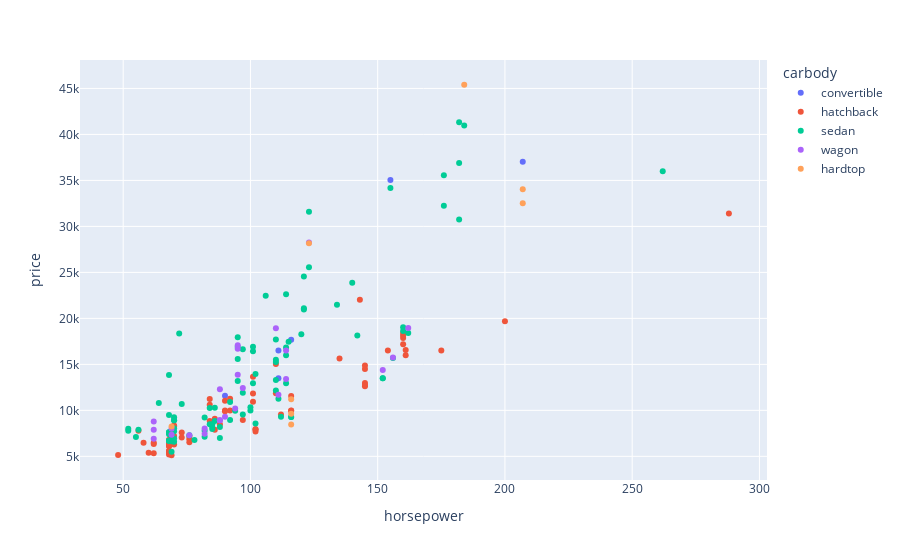

Notebook code cell kept with this figure:
### Markdown cell above
##### cars having four doors are longer than cars having two doors but cars of two doors are costly than cars of four doors.

### Code cell
px.scatter(data_frame = df, x = 'horsepower', y = 'price', color = 'carbody')

### Figure 1 — Plotly figure (JSON) as saved in the notebook; plotly's stock layout.template omitted (floating-point values rounded to 4 significant figures)
{"data": [{"hovertemplate": "carbody=convertible<br>horsepower=%{x}<br>price=%{y}<extra></extra>", "legendgroup": "convertible", "marker": {"color": "#636efa", "symbol": "circle"}, "mode": "markers", "name": "convertible", "orientation": "v", "showlegend": true, "type": "scatter", "x": [111, 111, 155, 207, 116, 90], "xaxis": "x", "y": [13495, 16500, 35056, 37028, 17669, 11595], "yaxis": "y"}, {"hovertemplate": "carbody=hatchback<br>horsepower=%{x}<br>price=%{y}<extra></extra>", "legendgroup": "hatchback", "marker": {"color": "#EF553B", "symbol": "circle"}, "mode": "markers", "name": "hatchback", "orientation": "v", "showlegend": true, "type": "scatter", "x": [154, 160, 48, 70, 68, 68, 102, 68, 145, 58, 76, 60, 76, 76, 86, 86, 90, 68, 68, 68, 101, 101, 101, 135, 84, 84, 84, 175, 68, 68, 68, 102, 116, 88, 145, 145, 145, 69, 97, 160, 200, 160, 68, 102, 68, 145, 143, 288, 90, 110, 110, 160, 69, 73, 73, 62, 62, 62, 70, 56, 70, 70, 112, 116, 116, 92, 92, 161, 161, 90], "xaxis": "x", "y": [16500, 17860.0, 5151, 6295, 5572, 6377, 7957, 6229, 12964, 6479, 6855, 5399, 6529, 7129, 7895, 9095, 11048, 5195, 6095, 6795, 10945, 11845, 13645, 15645, 8845, 10595, 11245, 16503, 5389, 6189, 6669, 7689, 9959, 8499, 12629, 14869, 14489, 7799, 8949, 17199, 19699, 18399, 5572, 7957, 6229, 12764, 22018, 31400.0, 9895, 11850, 15040, 18150, 5118, 7053, 7603, 5348, 6338, 6488, 7198, 7788, 8358, 8238, 9538, 9989, 11549, 9988, 11248, 16558, 15998, 9980], "yaxis": "y"}, {"hovertemplate": "carbody=sedan<br>horsepower=%{x}<br>price=%{y}<extra></extra>", "legendgroup": "sedan", "marker": {"color": "#00cc96", "symbol": "circle"}, "mode": "markers", "name": "sedan", "orientation": "v", "showlegend": true, "type": "scatter", "x": [102, 115, 110, 110, 140, 101, 101, 121, 121, 121, 182, 182, 182, 70, 68, 68, 102, 76, 86, 86, 101, 100, 78, 70, 70, 176, 176, 262, 68, 68, 84, 84, 64, 120, 72, 123, 123, 155, 184, 88, 88, 116, 116, 69, 55, 69, 69, 69, 69, 97, 152, 152, 97, 95, 95, 95, 97, 95, 142, 68, 68, 110, 110, 160, 82, 82, 94, 82, 111, 70, 56, 70, 70, 70, 112, 92, 73, 92, 156, 52, 85, 52, 85, 85, 68, 100, 110, 68, 114, 114, 162, 114, 160, 134, 106, 114], "xaxis": "x", "y": [13950, 17450, 15250, 17710, 23875, 16430, 16925, 20970, 21105, 24565, 30760, 41315, 36880, 6575, 6692, 7609, 8558, 7295, 8845, 10295, 12945, 10345, 6785, 8916.0, 8916.0, 32250, 35550, 36000, 6695, 7395, 8495, 10245, 10795, 18280, 18344, 25552, 31600, 34184, 40960, 6989, 8189, 9279, 9279, 5499, 7099, 6649, 6849, 7299, 7499, 9549, 13499, 13499, 11900, 13200, 15580, 16900, 16630, 17950, 18150, 6692, 7609, 12170, 15510, 18620, 7126, 7775, 9960, 9233, 11259, 6938, 7898, 7738, 9258, 8058, 9298, 8948, 10698, 10898, 15690, 7775, 7975, 7995, 8195, 8495, 9495, 9995, 13295, 13845, 12940, 15985, 18420, 16845, 19045, 21485, 22470, 22625], "yaxis": "y"}, {"hovertemplate": "carbody=wagon<br>horsepower=%{x}<br>price=%{y}<extra></extra>", "legendgroup": "wagon", "marker": {"color": "#ab63fa", "symbol": "circle"}, "mode": "markers", "name": "wagon", "orientation": "v", "showlegend": true, "type": "scatter", "x": [110, 88, 76, 123, 69, 69, 152, 97, 95, 95, 95, 88, 90, 82, 94, 82, 111, 62, 62, 62, 156, 88, 114, 114, 162], "xaxis": "x", "y": [18920, 8921, 7295, 28248, 7349, 7999, 14399, 12440, 13860, 16695, 17075, 8921, 9295, 7463, 10198, 8013, 11694, 6918, 7898, 8778, 15750, 12290, 13415, 16515, 18950], "yaxis": "y"}, {"hovertemplate": "carbody=hardtop<br>horsepower=%{x}<br>price=%{y}<extra></extra>", "legendgroup": "hardtop", "marker": {"color": "#FFA15A", "symbol": "circle"}, "mode": "markers", "name": "hardtop", "orientation": "v", "showlegend": true, "type": "scatter", "x": [123, 184, 69, 207, 207, 116, 116, 116], "xaxis": "x", "y": [28176, 45400, 8249, 32528, 34028, 8449, 9639, 11199], "yaxis": "y"}], "layout": {"autosize": true, "legend": {"title": {"text": "carbody"}, "tracegroupgap": 0}, "margin": {"t": 60}, "xaxis": {"anchor": "y", "autorange": true, "domain": [0, 1], "range": [33.06, 302.9], "title": {"text": "horsepower"}, "type": "linear"}, "yaxis": {"anchor": "x", "autorange": true, "domain": [0, 1], "range": [1999.0, 48520.0], "title": {"text": "price"}, "type": "linear"}}}
